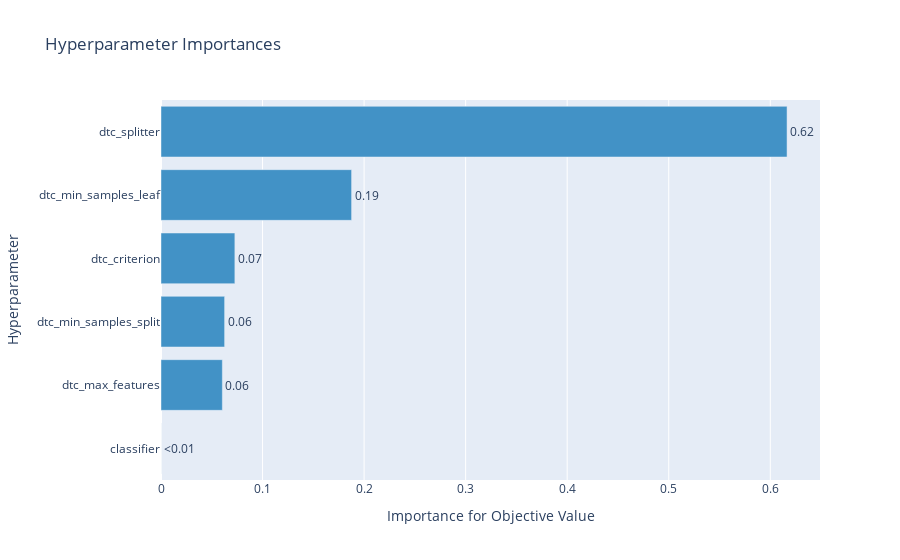

The code cell stored with this chart in its notebook:
### Code cell
optuna.visualization.plot_param_importances(study, params=list(study.best_params.keys()))

### Figure 1 — Plotly figure (JSON) as saved in the notebook; plotly's stock layout.template omitted (floating-point values rounded to 4 significant figures)
{"data": [{"cliponaxis": false, "hovertemplate": ["classifier (CategoricalDistribution): 0.0<extra></extra>", "dtc_max_features (IntDistribution): 0.06041281490459252<extra></extra>", "dtc_min_samples_split (IntDistribution): 0.06264997611058673<extra></extra>", "dtc_criterion (CategoricalDistribution): 0.07274279254461549<extra></extra>", "dtc_min_samples_leaf (IntDistribution): 0.1876890958420151<extra></extra>", "dtc_splitter (CategoricalDistribution): 0.6165053205981902<extra></extra>"], "marker": {"color": "rgb(66,146,198)"}, "orientation": "h", "text": ["<0.01", "0.06", "0.06", "0.07", "0.19", "0.62"], "textposition": "outside", "x": [0.0, 0.06041, 0.06265, 0.07274, 0.1877, 0.6165], "y": ["classifier", "dtc_max_features", "dtc_min_samples_split", "dtc_criterion", "dtc_min_samples_leaf", "dtc_splitter"], "type": "bar"}], "layout": {"showlegend": false, "title": {"text": "Hyperparameter Importances"}, "xaxis": {"title": {"text": "Importance for Objective Value"}}, "yaxis": {"title": {"text": "Hyperparameter"}}}}
